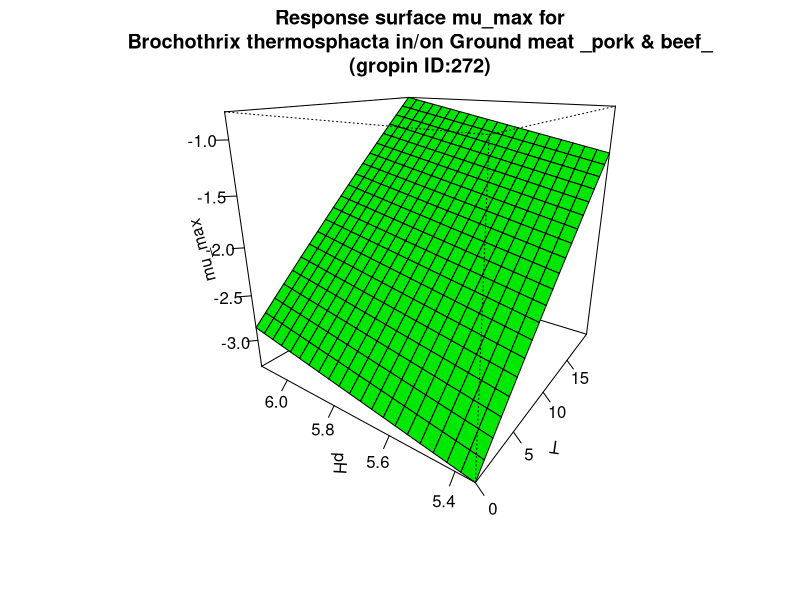

Here is the R script that generated this plot:
#############################
# start of Parameter script
#############################
T <- seq(0,19.98001998002,length.out=21)
pH <- seq(5.34534,6.12387612387612,length.out=21)
#############################
# end of Parameter script
#############################
############################# 
# start of Model script Gropin ID 272 
#############################
 
# constant coefficients for this model
mref <- 0.045
dm <- 0.583
Ea <- 69.5
 
variables <- data.frame(T,pH)
argumentsPar <- expand.grid(variables)
 
# heart of the model
response_surface <- function(T,pH) {
   mumax <-(log(mref)-dm*(5.7-pH)-(Ea/0.00831)*((1/(T+273))-(1/273)))

return(mumax=mumax)
} 

# output parameters
mumax <- cbind(argumentsPar,response_surface(argumentsPar['T'],argumentsPar['pH']))
colnames(mumax) <- c(colnames(argumentsPar),'mumax')
#############################
# End of Model script
#############################
############################# 
# start of Visualisation script Gropin ID 272 
#############################
persp(T,pH,matrix(unlist(mumax$mumax),nrow=21),col = 'green',xlab='T',ylab='pH',zlab='mu_max',main='Response surface mu_max for
Brochothrix thermosphacta in/on Ground meat _pork & beef_
(gropin ID:272)',theta=305,phi=20,shade=0.25,ticktype = 'detailed')
#############################
# End of Visualisation script
#############################
